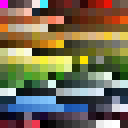
#> input picture 1d/palette.bmp, 16 x 16 px (shown 8 times larger)
$ python nearest-neighbor-euclidean.py
#> lines starting #> are read from the running program, lines starting #| are printed output that depends on the picture
import colorsys
from PIL import Image
import numpy as np
from scipy.spatial import distance


# https://www.alanzucconi.com/2015/09/30/colour-sorting/
# https://stackoverflow.com/questions/17493494/nearest-neighbour-algorithm
def main():
	output_file_path = "nearest-neighbor-euclidean.png"

	with Image.open("palette.bmp") as im:
#> im is the input picture: PIL image 16x16 P; mean R, G, B 115.4, 107.1, 83
		pixels = list(im.convert("RGB").getdata())
#> pixels = 256 items, first 6: (255, 0, 255), (62, 47, 47), (79, 62, 62), (116, 96, 96), (249, 233, 230), (69, 241, 255)

		A = get_distance_matrix(pixels, im.width * im.height)
#> after the loop in get_distance_matrix, `for x in range(color_count):`:
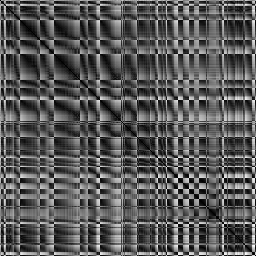
#> A: shape (256, 256) float64; min 0, max 441.7, mean 153.4; drawn with min black and max white
		path, _ = NN(A, 0)
#> the loop in NN, `for i in range(N-1):` made 255 passes
#> (last, next_ind, next_loc, cost) on passes 2 to 4: (244, 242, 243, 258.3), (243, 15, 16, 290.6), (16, 93, 95, 324.4)
#> after the loop in NN, `for i in range(N-1):`: cost = 6651.1; path = 256 values, max 255 at index 107, min 0 at index 0, mean 127.5

		# print(path)

		new_pixels = [ pixels[i] for i in path ]
#> new_pixels = 256 items, first 6: (255, 0, 255), (239, 55, 79), (173, 84, 92), (162, 113, 101), (140, 137, 110), (141, 144, 139)

		# print(new_pixels)

		im = Image.new("RGB", (im.width, im.height))
#> im: PIL image 16x16 RGB; every value is 0
		im.putdata(new_pixels)
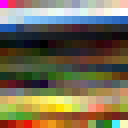
#> im: PIL image 16x16 RGB (shown 8 times larger); mean R, G, B 115.4, 107.1, 83
		im.save(output_file_path)


def get_distance_matrix(pixels, color_count):
	A = np.zeros([color_count,color_count])
	for x in range(color_count):
		for y in range(color_count):
			A[x,y] = distance.euclidean(pixels[x],pixels[y])
	return A


def NN(A, start):
    """Nearest neighbor algorithm.
    A is an NxN array indicating distance between N locations
    start is the index of the starting location
    Returns the path and cost of the found solution
    """
    path = [start]
    cost = 0
    N = A.shape[0]
    mask = np.ones(N, dtype=bool)  # boolean values indicating which
                                   # locations have not been visited
    mask[start] = False

    for i in range(N-1):
        last = path[-1]
        next_ind = np.argmin(A[last][mask]) # find minimum of remaining locations
        next_loc = np.arange(N)[mask][next_ind] # convert to original location
        path.append(next_loc)
        mask[next_loc] = False
        cost += A[last, next_loc]

    return path, cost


if __name__ == "__main__":
	main()
